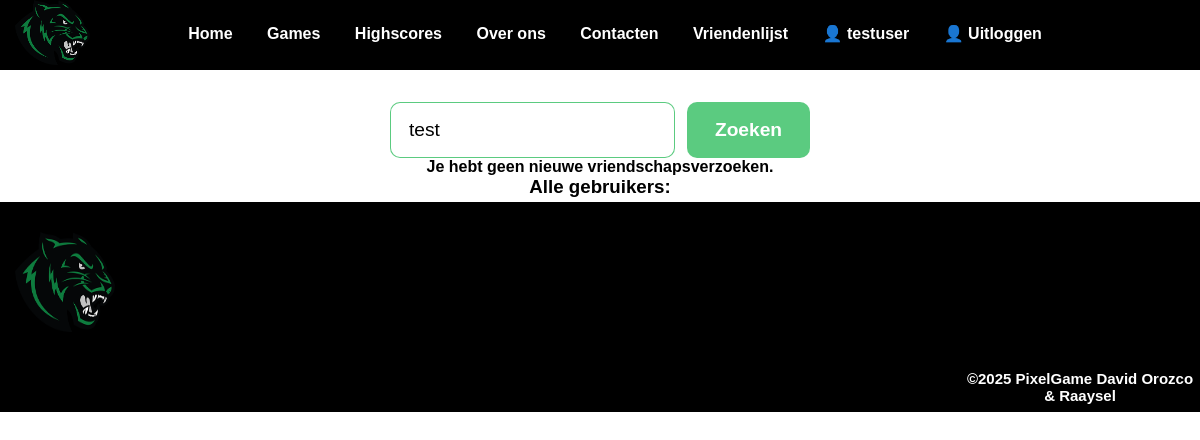
/vrienden_toevoegen.php?zoek=test (signed in), run on an earlier commit of the app's database.
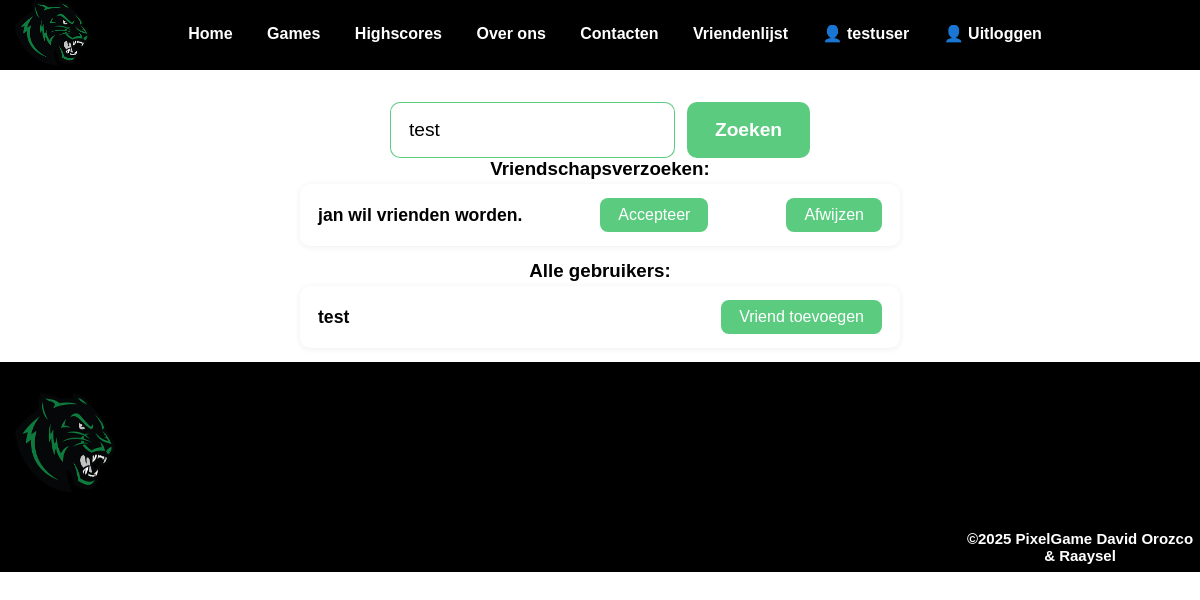
And on a later commit of the database.
### tables this page shows
CREATE TABLE `vrienden` (
  `gebruiker_id` int(255) NOT NULL,
  `vrienden_id` int(255) NOT NULL,
  `username` varchar(255) NOT NULL,
  `accepted` tinyint(1) NOT NULL
);

CREATE TABLE `users` (
  `id` int(11) NOT NULL,
  `username` varchar(50) NOT NULL,
  `email` varchar(100) NOT NULL,
  `password` varchar(255) NOT NULL,
  `created_at` timestamp NULL DEFAULT current_timestamp()
);

### vrienden_toevoegen.php (the view, shortened to what this page needs)
<!DOCTYPE html>
<html lang="nl">
<head>
    <link rel="stylesheet" href="css/style.css">
</head>
<body>
<?php
require_once 'header.php';
$db = Database::getInstance();
$conn = $db->getConnection();
$current_id = $_SESSION['id'] ?? 0;
echo '<form class="vrienden-zoek-form" method="GET" action="">
    <input type="text" name="zoek" placeholder="Zoek gebruiker..." value="' . (isset($_GET['zoek']) ? htmlspecialchars($_GET['zoek']) : '') . '">
    <button type="submit">Zoeken</button>
</form>';
try {
$stmt = $conn->prepare("SELECT v.*, u.username FROM vrienden v JOIN users u ON v.gebruiker_id = u.id WHERE v.vrienden_id = :id AND v.accepted = 0");
$stmt->bindParam(':id', $current_id, PDO::PARAM_INT);
$stmt->execute();
$verzoeken = $stmt->fetchAll(PDO::FETCH_ASSOC);
} catch (PDOException $e) {
    echo "<p>Fout bij het ophalen van vriendschapsverzoeken: " . htmlspecialchars($e->getMessage()) . "</p>";
}
if (count($verzoeken) > 0) {
    echo "<h3>Vriendschapsverzoeken:</h3><ul class='vriendenlijst'>";
    foreach ($verzoeken as $verzoek) {
        echo "<li>";
        echo htmlspecialchars($verzoek['username']) . " wil vrienden worden.";
        echo "
            <form action='acceptatie_wijzigen.php' method='POST' style='display:inline;'>
                <input type='hidden' name='username' value='" . htmlspecialchars($verzoek['username']) . "'>
                <button type='submit'>Accepteer</button>
            </form>
            <form action='vriendafwijzen.php' method='POST' style='display:inline;'>
                <input type='hidden' name='username' value='" . htmlspecialchars($verzoek['username']) . "'>
                <button type='submit'>Afwijzen</button>
            </form>
        ";
        echo "</li>";
    }
    echo "</ul>";
} else {
    echo "<p>Je hebt geen nieuwe vriendschapsverzoeken.</p>";
}
$zoek = $_GET['zoek'] ?? '';
if ($zoek !== '') {
    $zoekterm = '%' . $zoek . '%';
    $stmt = $conn->prepare("SELECT id, username FROM users WHERE id != :current_id AND username LIKE :zoekterm");
    $stmt->bindParam(':current_id', $current_id, PDO::PARAM_INT);
    $stmt->bindParam(':zoekterm', $zoekterm, PDO::PARAM_STR);
} else {
    $stmt = $conn->prepare("SELECT id, username FROM users WHERE id != :current_id");
    $stmt->bindParam(':current_id', $current_id, PDO::PARAM_INT);
}
$stmt->execute();
$users = $stmt->fetchAll(PDO::FETCH_ASSOC);
echo "<h3>Alle gebruikers:</h3><ul class='vriendenlijst'>";
foreach ($users as $user) {
    echo "<li>";
    echo htmlspecialchars($user['username']);
    echo "
        <form action='vriendenvoegen.php' method='POST' style='display:inline;'>
            <input type='hidden' name='vrienden_id' value='" . htmlspecialchars($user['id']) . "'>
            <button type='submit'>Vriend toevoegen</button>
        </form>
    ";
    echo "</li>";
}
echo "</ul>";
?>
<?php require_once 'footer.php'; ?>
</body>
</html>

What changed in the data, as far as the page shows it:
added vrienden: users.username "jan"
added users: username "test"
Also different on the page:
text no longer shown: "Je hebt geen nieuwe vriendschapsverzoeken."
text now shown: "Vriendschapsverzoeken:"
